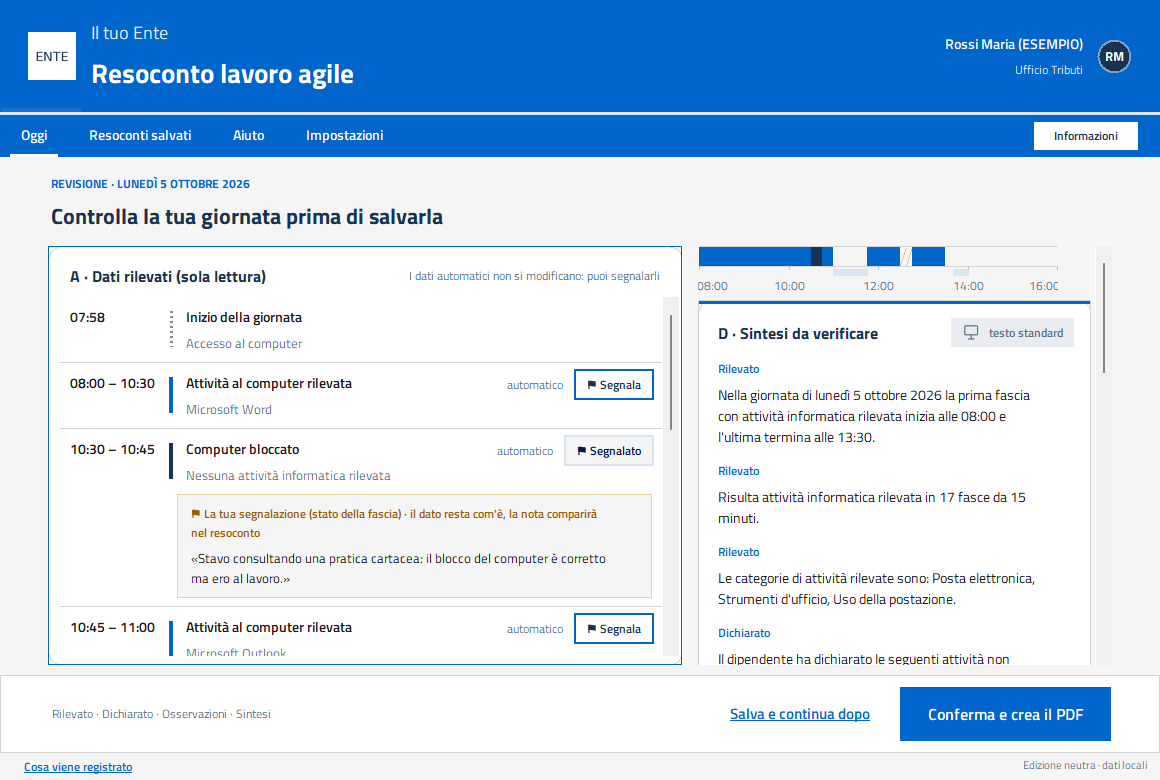
#> input picture docs/screenshots/04d_revisione_verificata.png, 1160 x 780 px
$ python genera_presentazione.py
#> lines starting #> are read from the running program, lines starting #| are printed output that depends on the picture
"""Asset PNG della pagina 5.0: grafica originale neutra e catture sintetiche.
Uso: python tools/genera_presentazione.py
Pillow + Titillium Web del repo; offline, nessun dato del sistema o EXIF.
"""
from pathlib import Path
import json,textwrap
from PIL import Image, ImageDraw, ImageFont, ImageFilter
R=Path(__file__).resolve().parents[1];OUT=R/'docs/img'
FONT=R/'applicazione/assets/fonts'
BLUE='#0066CC';DARK='#001A4D';INK='#17324D';LIGHT='#E6EEFF';MUTED='#516579';TEAL='#006B5B';AMBER='#875000'
def font(n,bold=False):return ImageFont.truetype(str(FONT/('TitilliumWeb-Bold.ttf' if bold else 'TitilliumWeb-Regular.ttf')),n)
def base(w,h):
#> called with w = 1600, h = 800
    im=Image.new('RGB',(w,h),'#F5F8FC');d=ImageDraw.Draw(im)
    d.rectangle((0,0,w,14),fill=BLUE)
    for x,y,r in [(w+40,-70,420),(w+90,h+180,410)]:d.ellipse((x-r,y-r,x+r,y+r),fill='#E9F0FB')
    return im,d
def text(d,xy,value,size=28,color=INK,bold=False):d.text(xy,value,font=font(size,bold),fill=color)
def wrap(d,xy,value,width,size=26,color=INK,bold=False):
#> called with xy = (72, 173), width = 1456, size = 29, color = '#516579', bold = False
    words=value.split();lines=[];line=''
    for word in words:
        attempt=(line+' '+word).strip()
        if d.textlength(attempt,font=font(size,bold))>width and line:lines.append(line);line=word
        else:line=attempt
    lines.append(line)
    for i,line in enumerate(lines):text(d,(xy[0],xy[1]+i*(size+9)),line,size,color,bold)
    return len(lines)*(size+9)
def title(d,kicker,heading,sub,w=1600):
    text(d,(72,50),kicker.upper(),23,BLUE,True);text(d,(72,94),heading,54,INK,True)
    wrap(d,(72,173),sub,w-144,29,MUTED)
def card(im,box,fill='white',radius=28):
#> called with box = (62, 263, 1210, 739), fill = 'white', radius = 28
    shadow=Image.new('RGBA',im.size);sd=ImageDraw.Draw(shadow);x,y,x2,y2=box
#> after `shadow = Image.new('RGBA', im.size)`: shadow: PIL image 1600x800 RGBA; every value is 0
    sd.rounded_rectangle((x,y+8,x2,y2+8),radius,fill=(15,42,83,28));shadow=shadow.filter(ImageFilter.GaussianBlur(10))
    im.paste(shadow,(0,0),shadow);ImageDraw.Draw(im).rounded_rectangle(box,radius,fill=fill,outline='#DCE5F1',width=2)
def placed(im,file,box):
#> called with box = (80, 281, 1192, 720)
    src=Image.open(R/file).convert('RGB');src.thumbnail((box[2]-box[0],box[3]-box[1]),Image.Resampling.LANCZOS)
#> in placed, src is the input picture: PIL image 1160x780 RGB; mean R, G, B 193.6, 215.1, 236.6
    im.paste(src,(box[0]+(box[2]-box[0]-src.width)//2,box[1]))
def footer(d,h):text(d,(72,h-50),'SOFTWARE PUBBLICO  /  DATI LOCALI  /  EDIZIONE NEUTRA 5.0.0',19,MUTED,True)
def save(im,name):
    # Palette adattiva senza dithering; nessun metadato personale o dipendente dal PC.
    p=OUT/name
    for n in (256,192,128):
        im.quantize(colors=n,method=Image.Quantize.MEDIANCUT,dither=Image.Dither.NONE).save(p,optimize=True)
        if p.stat().st_size<500000:break
    if p.stat().st_size>=500000:raise RuntimeError(f'{name} oltre 500 KB')
    return {'file':'docs/img/'+name,'dimensioni':list(im.size),'byte':p.stat().st_size}
def hero(w,h,social=False):
    im,d=base(w,h);scale=w/1600
    if social:
        text(d,(55,45),'SMART WORKING ISTITUZIONALE',38,INK,True)
        text(d,(55,102),'La giornata, rivista da chi l’ha vissuta.',28,BLUE)
        card(im,(45,170,995,575));placed(im,'docs/screenshots/04d_revisione_verificata.png',(59,184,980,561))
        card(im,(945,138,1230,599));placed(im,'docs/screenshots/pdf_pagina-1.png',(958,153,1217,581))
        text(ImageDraw.Draw(im),(55,601),'5.0.0  ·  Windows  ·  AI locale opzionale  ·  PDF sigillato',19,MUTED,True)
    else:
        title(d,'5.0.0 · il resoconto del lavoro agile','La giornata, rivista da chi l’ha vissuta.','Osserva poco. Organizza senza giudicare. Scrive senza inventare.')
        card(im,(62,263,1210,739));placed(im,'docs/screenshots/04d_revisione_verificata.png',(80,281,1192,720))
        card(im,(1190,225,1538,760));placed(im,'docs/screenshots/pdf_pagina-1.png',(1206,242,1522,744))
#> call 2 of placed, with file = 'docs/screenshots/pdf_pagina-1.png', box = (1206, 242, 1522, 744)
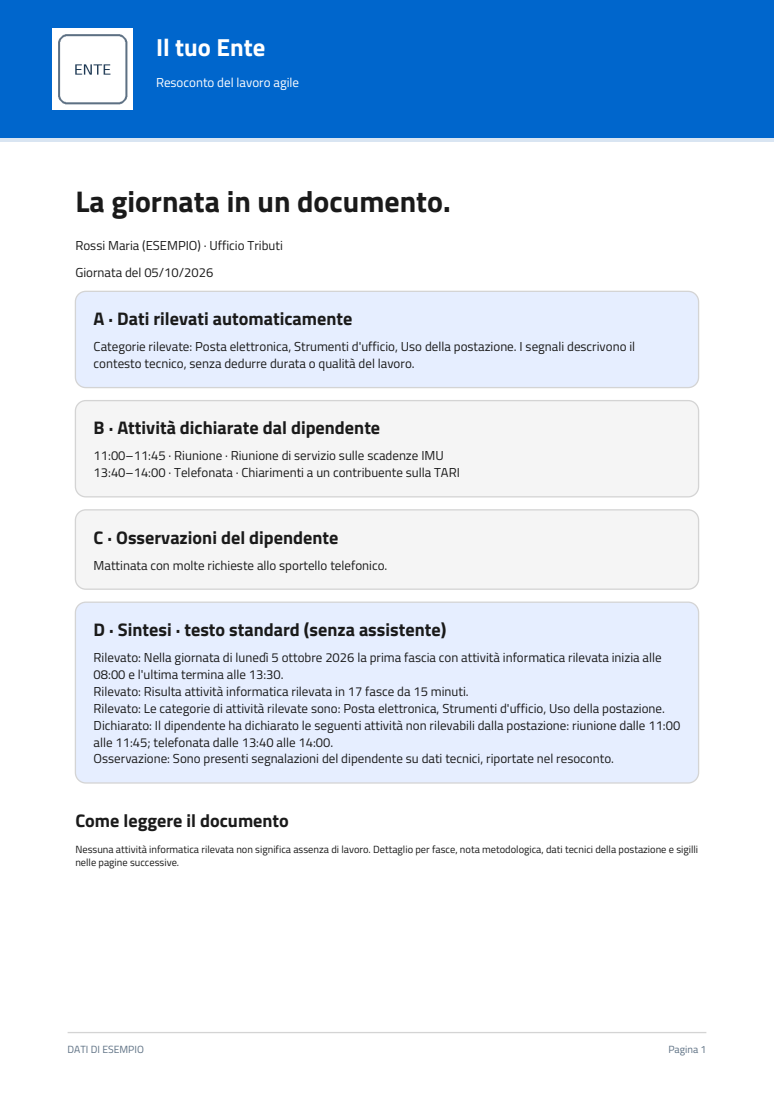
#> input picture docs/screenshots/pdf_pagina-1.png, 774 x 1095 px
#> in placed, src is the input picture: PIL image 774x1095 RGB; mean R, G, B 211.9, 225.4, 240.6
        text(ImageDraw.Draw(im),(77,750),'INTERFACCIA REALE E PDF · DATI INVENTATI · NESSUN INVIO AUTOMATICO',18,MUTED,True)
    return im
def main():
    OUT.mkdir(parents=True,exist_ok=True);manifest=[]
    manifest.append(save(hero(1600,800),'hero.png'))
#> the loop in save, `for n in (256,192,128):` made 1 pass
#> pass 1, in save, `im.quantize(colors=n,method=Image.Quantize.MEDIANCUT,dither=Image.Dith..`:
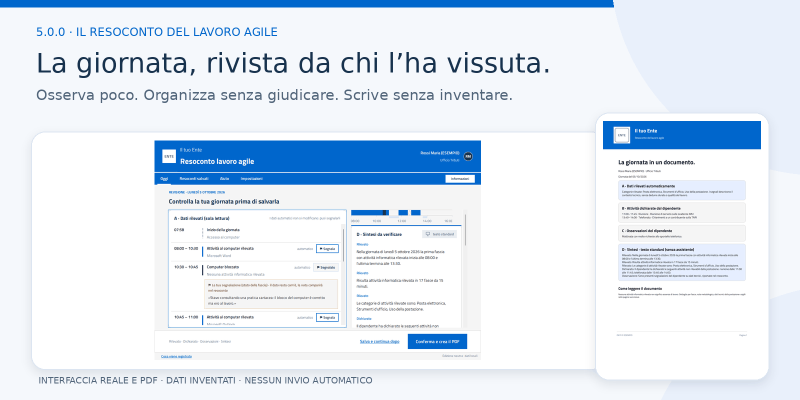
#> saved as hero.png: PIL image 1600x800 P (shown at 1/2 size); mean R, G, B 223.6, 233.5, 244.3
    im,d=base(1600,360);title(d,'Edizione neutra · 5.0.0','Smart Working Istituzionale','Poca raccolta. Revisione del dipendente. Un PDF verificabile.');footer(d,360);manifest.append(save(im,'banner.png'))
#> the loop in save (call 2), `for n in (256,192,128):` made 1 pass
#> pass 1, in save (call 2), `im.quantize(colors=n,method=Image.Quantize.MEDIANCUT,dither=Image.Dith..`:
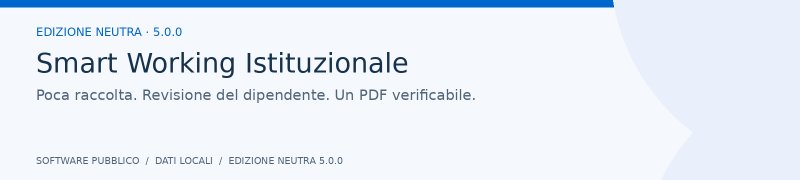
#> saved as banner.png: PIL image 1600x360 P (shown at 1/2 size); mean R, G, B 228.8, 236.5, 245.8
    im,d=base(1600,670);title(d,'Dal segnale al documento','Ogni passaggio ha uno scopo.','L’AI riceve solo fatti minimizzati; la consegna del PDF resta manuale.')
    steps=[('Collector','Sessione e segnali\nnel periodo avviato'),('Aggregatore','Fasce, categorie\nnessuna classifica'),('JSON /5','Dati minimizzati\nsigillo tecnico'),('AI locale','Opzionale\n127.0.0.1'),('Revisione','Segnala, dichiara\nverifica il testo'),('PDF sigillato','Conferma finale\nVerificatore')]
    for i,(label,desc) in enumerate(steps):
        x=65+i*248;card(im,(x,282,x+222,502));dd=ImageDraw.Draw(im);text(dd,(x+18,308),label,29,BLUE,True)
        for j,line in enumerate(desc.split('\n')):text(dd,(x+18,367+j*34),line,22,MUTED)
        if i<5:
            dd.line((x+225,388,x+243,388),fill=BLUE,width=3)
            dd.polygon([(x+243,388),(x+236,381),(x+236,395)],fill=BLUE)
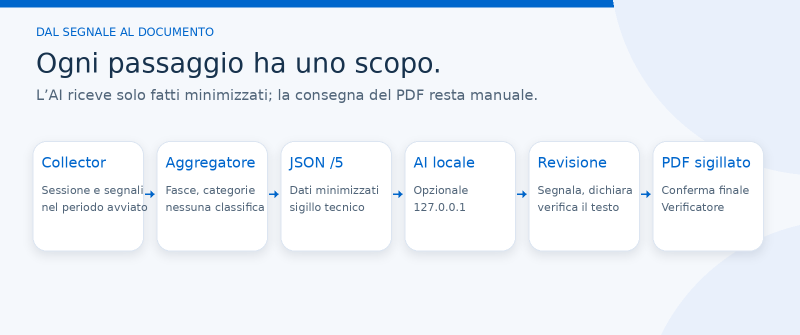
#> im: PIL image 1600x670 RGB (shown at 1/2 size); mean R, G, B 235, 240.7, 247.5
    text(ImageDraw.Draw(im),(75,550),'Senza AI: testo standard, poi revisione. Snapshot tecnico separato, mai nel prompt.',28,INK);footer(ImageDraw.Draw(im),670);manifest.append(save(im,'pipeline.png'))
    im,d=base(1600,840);title(d,'Un confine chiaro','Cosa registra. Cosa lascia fuori.','Solo durante una giornata avviata, fuori dalle pause e secondo la policy dell’Ente.')
    for x,color,label,rows in [(65,TEAL,'REGISTRA',['Eventi della sessione, con ora','Attività informatica: sì/no per fascia','Programmi ammessi dall’elenco CED','Attività e note dichiarate dal dipendente','Snapshot tecnico opzionale e sigillato']), (820,BLUE,'NON REGISTRA',['Tasti, testo o movimenti del mouse','Schermate e titoli delle finestre','Nomi, percorsi o contenuti dei file','Mail, destinatari, conteggi e URL','IP, MAC, SID, seriali o metriche della persona'])]:
        card(im,(x,272,x+715,725));dd=ImageDraw.Draw(im);text(dd,(x+30,300),label,35,color,True)
        for i,row in enumerate(rows):text(dd,(x+30,373+i*60),'• '+row,27,INK)
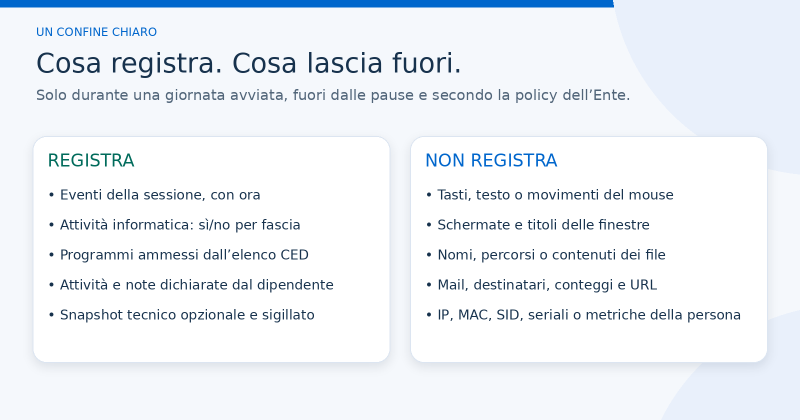
#> im: PIL image 1600x840 RGB (shown at 1/2 size); mean R, G, B 237, 241.5, 246.7
    footer(ImageDraw.Draw(im),840);manifest.append(save(im,'privacy.png'))
    im,d=base(1600,720);title(d,'I tre principi','Un resoconto, senza giudizi sulla persona.','La tecnologia rende leggibili i fatti; la revisione resta al dipendente.')
    for i,(h,t) in enumerate([('Il Collector osserva poco','Sessione e segnali ammessi. Nessun contenuto dei documenti.'),('L’Aggregator organizza, non giudica','Fasce e categorie. Nessuna durata di lavoro dedotta o classifica.'),('L’AI scrive, non inventa','Fatti minimizzati e controllo anti-invenzione. Testo standard sempre disponibile.')]):
        x=65+i*500;card(im,(x,285,x+465,596));dd=ImageDraw.Draw(im);wrap(dd,(x+28,314),h,409,35,BLUE,True);wrap(dd,(x+28,439),t,409,28,MUTED)
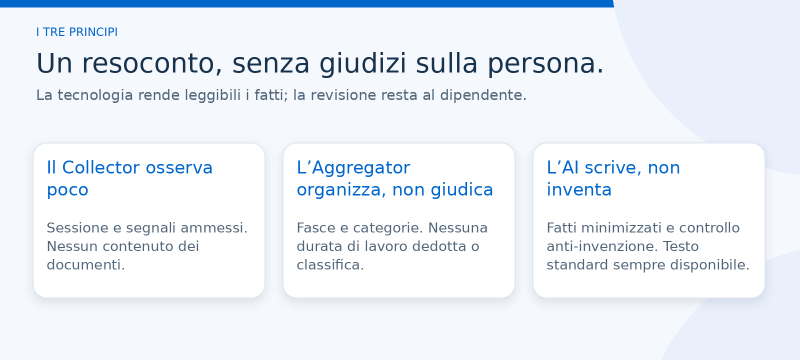
#> im: PIL image 1600x720 RGB (shown at 1/2 size); mean R, G, B 235, 240.5, 247
    footer(ImageDraw.Draw(im),720);manifest.append(save(im,'principi.png'))
#> the loop in save, `for n in (256,192,128):` made 1 pass
#> pass 1, in save (call 5), `im.quantize(colors=n,method=Image.Quantize.MEDIANCUT,dither=Image.Dith..`:
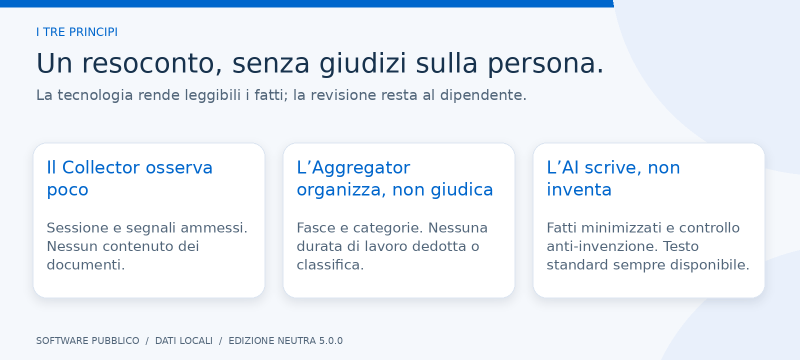
#> saved as principi.png: PIL image 1600x720 P (shown at 1/2 size); mean R, G, B 234.6, 240.2, 246.7
    im,d=base(1600,720);title(d,'Provenienza leggibile','Tre voci, sempre riconoscibili.','Etichetta e simbolo accompagnano il colore: nessuna informazione affidata al solo movimento.')
    for i,(color,h,t,eg) in enumerate([(BLUE,'RILEVATO','Segnali automatici, in sola lettura.','Segnale: uso di Word nella fascia.'),(AMBER,'DICHIARATO','Attività e note inserite dal dipendente.','Dichiarazione: riunione di servizio.'),(TEAL,'TESTO AI','Riformulazione locale dei fatti disponibili.','Da verificare prima della conferma.')]):
        x=65+i*500;card(im,(x,284,x+465,594));dd=ImageDraw.Draw(im);dd.rounded_rectangle((x+26,312,x+437,372),16,fill=color);text(dd,(x+45,321),h,30,'white',True);wrap(dd,(x+28,401),t,409,29,INK);wrap(dd,(x+28,510),eg,409,24,MUTED)
    footer(ImageDraw.Draw(im),720);manifest.append(save(im,'provenienza.png'))
    im,d=base(1600,880);title(d,'Il flusso quotidiano','Pochi gesti. Un documento completo.','Controlli espliciti, dati locali e testo comprensibile.')
    features=[('Avvia e sospendi','La raccolta segue i comandi della giornata.'),('Dichiara le attività','Riunioni, telefonate e lavoro fuori dal PC.'),('Rivedi la sintesi','AI facoltativa oppure testo standard.'),('Personalizza l’Ente','Identità e configurazione in un overlay locale.'),('Conferma il PDF','JSON minimizzato e sigilli Ed25519.'),('Verifica il documento','VALIDO, INTEGRO, ALTERATO, NON SIGILLATO.')]
    for i,(h,t) in enumerate(features):
        x=65+(i%3)*500;y=270+(i//3)*260;card(im,(x,y,x+465,y+228));dd=ImageDraw.Draw(im);wrap(dd,(x+28,y+27),h,409,35,BLUE,True);wrap(dd,(x+28,y+105),t,409,29,MUTED)
    footer(ImageDraw.Draw(im),880);manifest.append(save(im,'funzioni.png'))
    manifest.append(save(hero(1280,640,True),'social-preview.png'))
    print(json.dumps(manifest,ensure_ascii=False,indent=2))
#> (the run stopped early here; a loop or call above may not have finished)
